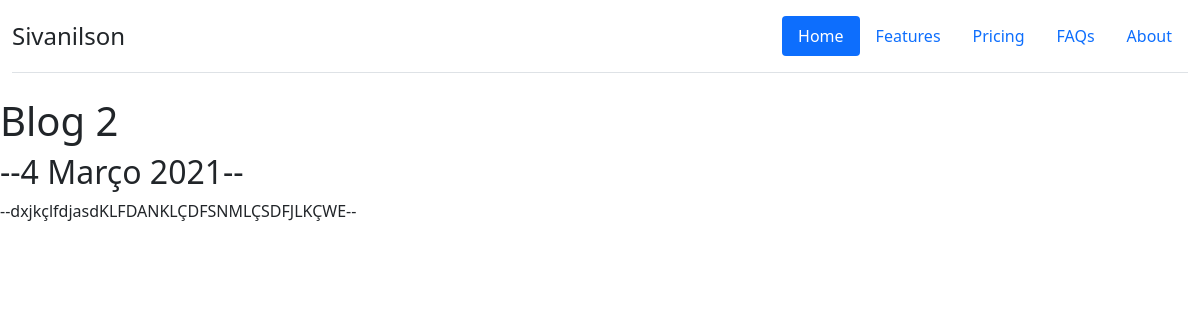
The app's page /blog/2/ with its own data.
### blog/models.py (models this page shows, shortened)
class Blog(models.Model):
    title = models.CharField(max_length=200)
    description = models.TextField()
    date = models.DateField()

### blog/views.py (the view)
# urls.py: path('<int:blog_id>/', views.detail, name='detail'),
def detail(request, blog_id):
    blog = get_object_or_404(Blog, pk=blog_id)
    return render(request, 'blog/detail.html', {'blog':blog})

### blog/templates/blog/detail.html
{% extends 'portfolio/base.html' %}
{% block content %}
    <h1>{{ blog.title }}</h1>
    <h2>--{{ blog.date|date:'j F Y' }}--</h2>
    <p>--{{ blog.description }}--</p>
{% endblock %}

### records on screen
Blog: title "Blog 2", date "4 Março 2021", description "dxjkçlfdjasdKLFDANKLÇDFSNMLÇSDFJLKÇWE"
